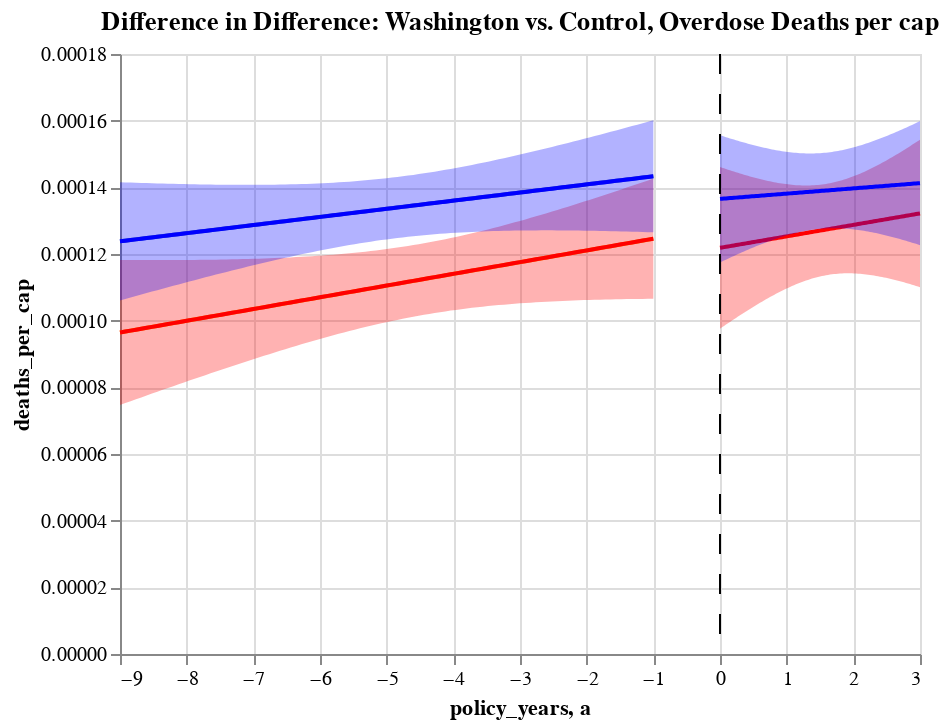

Notebook source saved alongside this figure:
### Code cell
# control deaths pre/post plot
fit, before_line = get_reg_fit(
    con_death_before, yvar="deaths_per_cap", xvar="policy_years", alpha=0.05,col="red"
)
fit, after_line = get_reg_fit(
    con_death_after, yvar="deaths_per_cap", xvar="policy_years", alpha=0.05,col="red"
)

before=alt.Chart(con_death_before,title="Difference in Difference: Washington vs. Control, Overdose Deaths per cap").encode(x="policy_years", y="deaths_per_cap")
base=before.transform_regression("policy_years","deaths_per_cap").mark_line(color="#FFAA00") 

con_chart_death=base+before_line+after_line+sep_line

diff_wa_death=con_chart_death+wa_chart_death+sep_line
diff_wa_death
